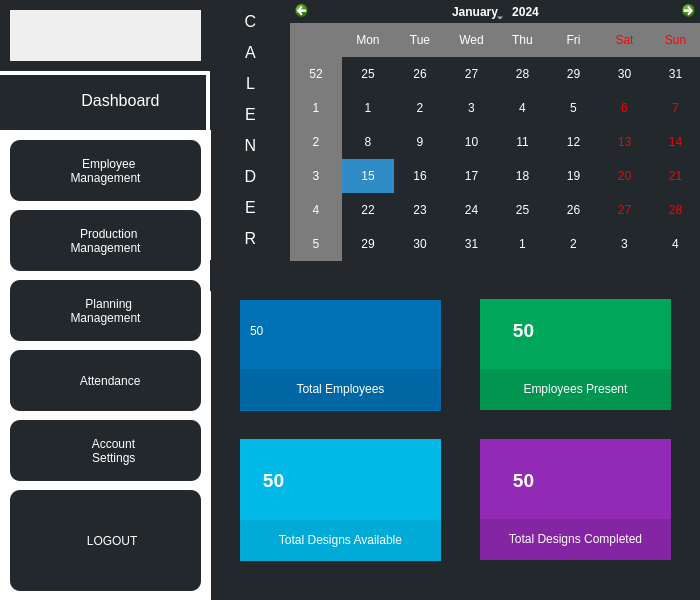
<?xml version="1.0" encoding="UTF-8"?>
<ui version="4.0">
 <class>Dash</class>
 <widget class="QWidget" name="Dash">
  <property name="geometry">
   <rect>
    <x>0</x>
    <y>0</y>
    <width>700</width>
    <height>600</height>
   </rect>
  </property>
  <property name="windowTitle">
   <string>Dashboard</string>
  </property>
  <property name="windowIcon">
   <iconset resource="res.qrc">
    <normaloff>:/Images/Images/MANAGE_EMPLOYEE.png</normaloff>:/Images/Images/MANAGE_EMPLOYEE.png</iconset>
  </property>
  <widget class="QLabel" name="label_19">
   <property name="geometry">
    <rect>
     <x>230</x>
     <y>10</y>
     <width>41</width>
     <height>241</height>
    </rect>
   </property>
   <property name="font">
    <font>
     <pointsize>12</pointsize>
    </font>
   </property>
   <property name="styleSheet">
    <string notr="true">color: rgb(255, 255, 255);</string>
   </property>
   <property name="text">
    <string>&lt;html&gt;&lt;head/&gt;&lt;body&gt;&lt;p align=&quot;center&quot;&gt;C&lt;/p&gt;&lt;p align=&quot;center&quot;&gt;A&lt;/p&gt;&lt;p align=&quot;center&quot;&gt;L&lt;/p&gt;&lt;p align=&quot;center&quot;&gt;E&lt;/p&gt;&lt;p align=&quot;center&quot;&gt;N&lt;/p&gt;&lt;p align=&quot;center&quot;&gt;D&lt;/p&gt;&lt;p align=&quot;center&quot;&gt;E&lt;/p&gt;&lt;p align=&quot;center&quot;&gt;R&lt;/p&gt;&lt;/body&gt;&lt;/html&gt;</string>
   </property>
  </widget>
  <widget class="QLabel" name="label">
   <property name="geometry">
    <rect>
     <x>-10</x>
     <y>70</y>
     <width>221</width>
     <height>541</height>
    </rect>
   </property>
   <property name="autoFillBackground">
    <bool>false</bool>
   </property>
   <property name="styleSheet">
    <string notr="true">background-color: rgb(35, 40, 45);
border-style:solid;
border-width: 5px;
border-color: rgb(255, 255, 255);</string>
   </property>
   <property name="text">
    <string/>
   </property>
  </widget>
  <widget class="QLabel" name="label_3">
   <property name="geometry">
    <rect>
     <x>40</x>
     <y>70</y>
     <width>161</width>
     <height>61</height>
    </rect>
   </property>
   <property name="font">
    <font>
     <pointsize>12</pointsize>
    </font>
   </property>
   <property name="styleSheet">
    <string notr="true">color: rgb(255, 255, 255);</string>
   </property>
   <property name="text">
    <string>&lt;html&gt;&lt;head/&gt;&lt;body&gt;&lt;p align=&quot;center&quot;&gt;Dashboard&lt;/p&gt;&lt;/body&gt;&lt;/html&gt;</string>
   </property>
  </widget>
  <widget class="QLabel" name="label_4">
   <property name="geometry">
    <rect>
     <x>20</x>
     <y>80</y>
     <width>41</width>
     <height>41</height>
    </rect>
   </property>
   <property name="font">
    <font>
     <pointsize>8</pointsize>
    </font>
   </property>
   <property name="text">
    <string/>
   </property>
   <property name="pixmap">
    <pixmap resource="res.qrc">:/Inverted Images/Images/Inverted/image (19).png</pixmap>
   </property>
   <property name="scaledContents">
    <bool>true</bool>
   </property>
  </widget>
  <widget class="QLabel" name="label_18">
   <property name="geometry">
    <rect>
     <x>210</x>
     <y>0</y>
     <width>81</width>
     <height>261</height>
    </rect>
   </property>
   <property name="autoFillBackground">
    <bool>false</bool>
   </property>
   <property name="styleSheet">
    <string notr="true">background-color: rgb(35, 40, 45);
color: rgb(255, 255, 255);</string>
   </property>
   <property name="text">
    <string/>
   </property>
  </widget>
  <widget class="QLabel" name="label_16">
   <property name="geometry">
    <rect>
     <x>210</x>
     <y>260</y>
     <width>491</width>
     <height>31</height>
    </rect>
   </property>
   <property name="autoFillBackground">
    <bool>false</bool>
   </property>
   <property name="styleSheet">
    <string notr="true">background-color: rgb(35, 40, 45);</string>
   </property>
   <property name="text">
    <string/>
   </property>
  </widget>
  <widget class="QLabel" name="label_2">
   <property name="geometry">
    <rect>
     <x>0</x>
     <y>0</y>
     <width>211</width>
     <height>71</height>
    </rect>
   </property>
   <property name="styleSheet">
    <string notr="true">border-style:solid;
border-width:10px;
border-color: rgb(35, 40, 45);</string>
   </property>
   <property name="text">
    <string/>
   </property>
   <property name="pixmap">
    <pixmap resource="res.qrc">:/Images/Images/logo.png</pixmap>
   </property>
   <property name="scaledContents">
    <bool>true</bool>
   </property>
  </widget>
  <widget class="QLabel" name="label_5">
   <property name="geometry">
    <rect>
     <x>-10</x>
     <y>130</y>
     <width>221</width>
     <height>471</height>
    </rect>
   </property>
   <property name="maximumSize">
    <size>
     <width>16777215</width>
     <height>16777210</height>
    </size>
   </property>
   <property name="styleSheet">
    <string notr="true">background-color: rgb(255, 255, 255);</string>
   </property>
   <property name="text">
    <string/>
   </property>
  </widget>
  <widget class="QLabel" name="label_17">
   <property name="geometry">
    <rect>
     <x>240</x>
     <y>300</y>
     <width>201</width>
     <height>111</height>
    </rect>
   </property>
   <property name="styleSheet">
    <string notr="true">background-color: rgb(0, 115, 183);</string>
   </property>
   <property name="text">
    <string/>
   </property>
  </widget>
  <widget class="QLabel" name="label_20">
   <property name="geometry">
    <rect>
     <x>240</x>
     <y>369</y>
     <width>201</width>
     <height>41</height>
    </rect>
   </property>
   <property name="styleSheet">
    <string notr="true">background-color: rgb(0, 103, 164);
font: 8pt &quot;Myanmar Text&quot;;</string>
   </property>
   <property name="text">
    <string>&lt;html&gt;&lt;head/&gt;&lt;body&gt;&lt;p align=&quot;center&quot;&gt;&lt;span style=&quot; color:#ffffff;&quot;&gt;Total Employees&lt;/span&gt;&lt;/p&gt;&lt;/body&gt;&lt;/html&gt;</string>
   </property>
  </widget>
  <widget class="QLabel" name="label_21">
   <property name="geometry">
    <rect>
     <x>480</x>
     <y>369</y>
     <width>191</width>
     <height>41</height>
    </rect>
   </property>
   <property name="styleSheet">
    <string notr="true">background-color: rgb(0, 149, 81);
font: 8pt &quot;Myanmar Text&quot;;</string>
   </property>
   <property name="text">
    <string>&lt;html&gt;&lt;head/&gt;&lt;body&gt;&lt;p align=&quot;center&quot;&gt;&lt;span style=&quot; color:#ffffff;&quot;&gt;Employees Present&lt;/span&gt;&lt;/p&gt;&lt;/body&gt;&lt;/html&gt;</string>
   </property>
  </widget>
  <widget class="QLabel" name="label_22">
   <property name="geometry">
    <rect>
     <x>480</x>
     <y>299</y>
     <width>191</width>
     <height>111</height>
    </rect>
   </property>
   <property name="styleSheet">
    <string notr="true">background-color: rgb(0, 166, 90);</string>
   </property>
   <property name="text">
    <string/>
   </property>
  </widget>
  <widget class="QLabel" name="label_23">
   <property name="geometry">
    <rect>
     <x>240</x>
     <y>439</y>
     <width>201</width>
     <height>91</height>
    </rect>
   </property>
   <property name="styleSheet">
    <string notr="true">background-color: rgb(0, 185, 230);</string>
   </property>
   <property name="text">
    <string>&lt;html&gt;&lt;head/&gt;&lt;body&gt;&lt;p&gt;&lt;br/&gt;&lt;/p&gt;&lt;/body&gt;&lt;/html&gt;</string>
   </property>
  </widget>
  <widget class="QLabel" name="label_24">
   <property name="geometry">
    <rect>
     <x>240</x>
     <y>520</y>
     <width>201</width>
     <height>41</height>
    </rect>
   </property>
   <property name="styleSheet">
    <string notr="true">background-color: rgb(0, 172, 215);
font: 8pt &quot;Myanmar Text&quot;;</string>
   </property>
   <property name="text">
    <string>&lt;html&gt;&lt;head/&gt;&lt;body&gt;&lt;p align=&quot;center&quot;&gt;&lt;span style=&quot; color:#ffffff;&quot;&gt;Total Designs Available&lt;/span&gt;&lt;/p&gt;&lt;/body&gt;&lt;/html&gt;</string>
   </property>
  </widget>
  <widget class="QLabel" name="label_25">
   <property name="geometry">
    <rect>
     <x>480</x>
     <y>519</y>
     <width>191</width>
     <height>41</height>
    </rect>
   </property>
   <property name="styleSheet">
    <string notr="true">background-color: rgb(132, 38, 163);
font: 8pt &quot;Myanmar Text&quot;;</string>
   </property>
   <property name="text">
    <string>&lt;html&gt;&lt;head/&gt;&lt;body&gt;&lt;p align=&quot;center&quot;&gt;&lt;span style=&quot; color:#ffffff;&quot;&gt;Total Designs Completed&lt;/span&gt;&lt;/p&gt;&lt;/body&gt;&lt;/html&gt;</string>
   </property>
  </widget>
  <widget class="QLabel" name="label_26">
   <property name="geometry">
    <rect>
     <x>480</x>
     <y>439</y>
     <width>191</width>
     <height>121</height>
    </rect>
   </property>
   <property name="styleSheet">
    <string notr="true">background-color: rgb(147, 42, 182);</string>
   </property>
   <property name="text">
    <string/>
   </property>
  </widget>
  <widget class="QLabel" name="label_31">
   <property name="geometry">
    <rect>
     <x>210</x>
     <y>290</y>
     <width>491</width>
     <height>311</height>
    </rect>
   </property>
   <property name="styleSheet">
    <string notr="true">background-color: rgb(35, 40, 45);</string>
   </property>
   <property name="text">
    <string/>
   </property>
  </widget>
  <widget class="QLabel" name="label_32">
   <property name="geometry">
    <rect>
     <x>380</x>
     <y>460</y>
     <width>41</width>
     <height>41</height>
    </rect>
   </property>
   <property name="text">
    <string/>
   </property>
   <property name="pixmap">
    <pixmap resource="res.qrc">:/Images/Images/imageedit_4_9166577722.png</pixmap>
   </property>
   <property name="scaledContents">
    <bool>true</bool>
   </property>
  </widget>
  <widget class="QLabel" name="label_33">
   <property name="geometry">
    <rect>
     <x>390</x>
     <y>320</y>
     <width>41</width>
     <height>41</height>
    </rect>
   </property>
   <property name="text">
    <string/>
   </property>
   <property name="pixmap">
    <pixmap resource="res.qrc">:/Images/Images/imageedit_12_7888618364.png</pixmap>
   </property>
   <property name="scaledContents">
    <bool>true</bool>
   </property>
  </widget>
  <widget class="QLabel" name="label_34">
   <property name="geometry">
    <rect>
     <x>610</x>
     <y>320</y>
     <width>51</width>
     <height>41</height>
    </rect>
   </property>
   <property name="text">
    <string/>
   </property>
   <property name="pixmap">
    <pixmap resource="res.qrc">:/Images/Images/imageedit_10_6148655954.png</pixmap>
   </property>
   <property name="scaledContents">
    <bool>true</bool>
   </property>
  </widget>
  <widget class="QLabel" name="label_35">
   <property name="geometry">
    <rect>
     <x>620</x>
     <y>459</y>
     <width>41</width>
     <height>41</height>
    </rect>
   </property>
   <property name="text">
    <string/>
   </property>
   <property name="pixmap">
    <pixmap resource="res.qrc">:/Images/Images/imageedit_5_4268171988.png</pixmap>
   </property>
   <property name="scaledContents">
    <bool>true</bool>
   </property>
  </widget>
  <widget class="QPushButton" name="pushButton">
   <property name="geometry">
    <rect>
     <x>10</x>
     <y>140</y>
     <width>191</width>
     <height>61</height>
    </rect>
   </property>
   <property name="autoFillBackground">
    <bool>false</bool>
   </property>
   <property name="styleSheet">
    <string notr="true">border: 5px;
font: 75 14pt &quot;MS Shell Dlg 2&quot;;
background-color: rgb(35, 40, 45);
color: rgb(255, 255, 255);
border-radius: 10px;
</string>
   </property>
   <property name="text">
    <string>  Employee
Management</string>
   </property>
   <property name="icon">
    <iconset resource="res.qrc">
     <normaloff>:/Inverted Images/Images/Inverted/image (5).png</normaloff>:/Inverted Images/Images/Inverted/image (5).png</iconset>
   </property>
   <property name="iconSize">
    <size>
     <width>80</width>
     <height>55</height>
    </size>
   </property>
  </widget>
  <widget class="QPushButton" name="pushButton_2">
   <property name="geometry">
    <rect>
     <x>10</x>
     <y>210</y>
     <width>191</width>
     <height>61</height>
    </rect>
   </property>
   <property name="autoFillBackground">
    <bool>false</bool>
   </property>
   <property name="styleSheet">
    <string notr="true">border: 5px;
font: 75 14pt &quot;MS Shell Dlg 2&quot;;
background-color: rgb(35, 40, 45);
color: rgb(255, 255, 255);
border-radius: 10px;
</string>
   </property>
   <property name="text">
    <string>  Production
Management</string>
   </property>
   <property name="icon">
    <iconset resource="res.qrc">
     <normaloff>:/Inverted Images/Images/Inverted/image (18).png</normaloff>:/Inverted Images/Images/Inverted/image (18).png</iconset>
   </property>
   <property name="iconSize">
    <size>
     <width>50</width>
     <height>50</height>
    </size>
   </property>
  </widget>
  <widget class="QPushButton" name="pushButton_3">
   <property name="geometry">
    <rect>
     <x>10</x>
     <y>280</y>
     <width>191</width>
     <height>61</height>
    </rect>
   </property>
   <property name="autoFillBackground">
    <bool>false</bool>
   </property>
   <property name="styleSheet">
    <string notr="true">border: 5px;
font: 75 14pt &quot;MS Shell Dlg 2&quot;;
background-color: rgb(35, 40, 45);
color: rgb(255, 255, 255);
border-radius: 10px;
</string>
   </property>
   <property name="text">
    <string>  Planning
Management</string>
   </property>
   <property name="icon">
    <iconset resource="res.qrc">
     <normaloff>:/Inverted Images/Images/Inverted/image (17).png</normaloff>:/Inverted Images/Images/Inverted/image (17).png</iconset>
   </property>
   <property name="iconSize">
    <size>
     <width>50</width>
     <height>50</height>
    </size>
   </property>
  </widget>
  <widget class="QPushButton" name="pushButton_4">
   <property name="geometry">
    <rect>
     <x>10</x>
     <y>420</y>
     <width>191</width>
     <height>61</height>
    </rect>
   </property>
   <property name="autoFillBackground">
    <bool>false</bool>
   </property>
   <property name="styleSheet">
    <string notr="true">border: 5px;
font: 75 14pt &quot;MS Shell Dlg 2&quot;;
background-color: rgb(35, 40, 45);
color: rgb(255, 255, 255);
border-radius: 10px;
</string>
   </property>
   <property name="text">
    <string>     Account
     Settings</string>
   </property>
   <property name="icon">
    <iconset resource="res.qrc">
     <normaloff>:/Inverted Images/Images/Inverted/image (10).png</normaloff>:/Inverted Images/Images/Inverted/image (10).png</iconset>
   </property>
   <property name="iconSize">
    <size>
     <width>45</width>
     <height>45</height>
    </size>
   </property>
  </widget>
  <widget class="QPushButton" name="pushButton_5">
   <property name="geometry">
    <rect>
     <x>10</x>
     <y>490</y>
     <width>191</width>
     <height>101</height>
    </rect>
   </property>
   <property name="autoFillBackground">
    <bool>false</bool>
   </property>
   <property name="styleSheet">
    <string notr="true">border: 5px;
font: 75 14pt &quot;MS Shell Dlg 2&quot;;
background-color: rgb(35, 40, 45);
color: rgb(255, 255, 255);
border-radius: 10px;
</string>
   </property>
   <property name="text">
    <string>    LOGOUT</string>
   </property>
   <property name="icon">
    <iconset resource="res.qrc">
     <normaloff>:/Inverted Images/Images/Inverted/image (9).png</normaloff>:/Inverted Images/Images/Inverted/image (9).png</iconset>
   </property>
   <property name="iconSize">
    <size>
     <width>40</width>
     <height>40</height>
    </size>
   </property>
  </widget>
  <widget class="QCalendarWidget" name="calendarWidget">
   <property name="geometry">
    <rect>
     <x>290</x>
     <y>0</y>
     <width>411</width>
     <height>261</height>
    </rect>
   </property>
   <property name="styleSheet">
    <string notr="true">background-color: rgb(35, 40, 45);
color: rgb(255, 255, 255);
alternate-background-color: rgb(124, 124, 124);</string>
   </property>
  </widget>
  <widget class="QPushButton" name="pushButton_6">
   <property name="geometry">
    <rect>
     <x>10</x>
     <y>350</y>
     <width>191</width>
     <height>61</height>
    </rect>
   </property>
   <property name="autoFillBackground">
    <bool>false</bool>
   </property>
   <property name="styleSheet">
    <string notr="true">border: 5px;
font: 75 14pt &quot;MS Shell Dlg 2&quot;;
background-color: rgb(35, 40, 45);
color: rgb(255, 255, 255);
border-radius: 10px;
</string>
   </property>
   <property name="text">
    <string>   Attendance</string>
   </property>
   <property name="icon">
    <iconset resource="res.qrc">
     <normaloff>:/Inverted Images/Images/Inverted/image (2).png</normaloff>:/Inverted Images/Images/Inverted/image (2).png</iconset>
   </property>
   <property name="iconSize">
    <size>
     <width>50</width>
     <height>50</height>
    </size>
   </property>
  </widget>
  <widget class="QLabel" name="label_6">
   <property name="geometry">
    <rect>
     <x>250</x>
     <y>310</y>
     <width>47</width>
     <height>41</height>
    </rect>
   </property>
   <property name="styleSheet">
    <string notr="true">qproperty-alignment: AlignCenter;
font: 75 18pt &quot;MS Shell Dlg 2&quot;;
color: rgb(255, 255, 255);
</string>
   </property>
   <property name="text">
    <string>50</string>
   </property>
  </widget>
  <widget class="QLabel" name="label_7">
   <property name="geometry">
    <rect>
     <x>500</x>
     <y>310</y>
     <width>47</width>
     <height>41</height>
    </rect>
   </property>
   <property name="text">
    <string>&lt;html&gt;&lt;head/&gt;&lt;body&gt;&lt;p align=&quot;center&quot;&gt;&lt;span style=&quot; font-size:14pt; font-weight:600; color:#ffffff;&quot;&gt;50&lt;/span&gt;&lt;/p&gt;&lt;/body&gt;&lt;/html&gt;</string>
   </property>
  </widget>
  <widget class="QLabel" name="label_8">
   <property name="geometry">
    <rect>
     <x>500</x>
     <y>460</y>
     <width>47</width>
     <height>41</height>
    </rect>
   </property>
   <property name="text">
    <string>&lt;html&gt;&lt;head/&gt;&lt;body&gt;&lt;p align=&quot;center&quot;&gt;&lt;span style=&quot; font-size:14pt; font-weight:600; color:#ffffff;&quot;&gt;50&lt;/span&gt;&lt;/p&gt;&lt;/body&gt;&lt;/html&gt;</string>
   </property>
  </widget>
  <widget class="QLabel" name="label_9">
   <property name="geometry">
    <rect>
     <x>250</x>
     <y>460</y>
     <width>47</width>
     <height>41</height>
    </rect>
   </property>
   <property name="text">
    <string>&lt;html&gt;&lt;head/&gt;&lt;body&gt;&lt;p align=&quot;center&quot;&gt;&lt;span style=&quot; font-size:14pt; font-weight:600; color:#ffffff;&quot;&gt;50&lt;/span&gt;&lt;/p&gt;&lt;/body&gt;&lt;/html&gt;</string>
   </property>
  </widget>
  <zorder>label_31</zorder>
  <zorder>label_22</zorder>
  <zorder>label_26</zorder>
  <zorder>label</zorder>
  <zorder>label_3</zorder>
  <zorder>label_4</zorder>
  <zorder>label_18</zorder>
  <zorder>label_2</zorder>
  <zorder>label_5</zorder>
  <zorder>label_16</zorder>
  <zorder>label_19</zorder>
  <zorder>label_21</zorder>
  <zorder>label_23</zorder>
  <zorder>label_24</zorder>
  <zorder>label_25</zorder>
  <zorder>label_32</zorder>
  <zorder>label_34</zorder>
  <zorder>label_35</zorder>
  <zorder>pushButton_2</zorder>
  <zorder>pushButton_3</zorder>
  <zorder>pushButton_4</zorder>
  <zorder>pushButton_5</zorder>
  <zorder>pushButton</zorder>
  <zorder>calendarWidget</zorder>
  <zorder>pushButton_6</zorder>
  <zorder>label_17</zorder>
  <zorder>label_20</zorder>
  <zorder>label_33</zorder>
  <zorder>label_6</zorder>
  <zorder>label_7</zorder>
  <zorder>label_8</zorder>
  <zorder>label_9</zorder>
 </widget>
 <resources>
  <include location="res.qrc"/>
 </resources>
 <connections/>
</ui>
